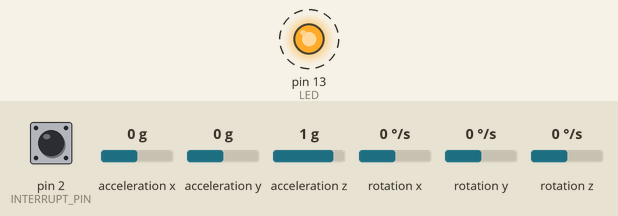
The sketch below on a simulated Arduino Uno, built with avr-gcc and run on an emulated ATmega328P. On the bench: output pins drawn as LEDs (lit = HIGH). Dashed ring = blinking. The inputs (shaded band) are chosen by the test bench; at power-on: pin 2 (INTERRUPT_PIN) LOW, acceleration x 0 g, acceleration y 0 g, acceleration z 1 g, rotation x 0 °/s, rotation y 0 °/s, rotation z 0 °/s. The sensor or clock chip raises its interrupt line as the real part does; what the sketch prints to the serial monitor is not drawn.

Above: at 0.57 s.
Timing chart, 0 to 3.5 s (numbered marks = the images above):
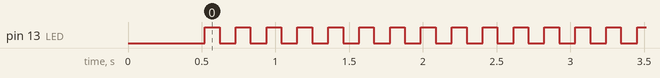

The sketch:

IMU_using_DMP.ino
```cpp
#include "I2Cdev.h"
#include "MPU6050_6Axis_MotionApps612.h"
#if I2CDEV_IMPLEMENTATION == I2CDEV_ARDUINO_WIRE
#include "Wire.h"
#endif
MPU6050 mpu;
#define OUTPUT_READABLE_YAWPITCHROLL
// #define OUTPUT_READABLE_REALACCEL
// #define OUTPUT_READABLE_WORLDACCEL
#define INTERRUPT_PIN 2  // use pin 2 on Arduino Uno & most boards
#define LED 13
// MPU control/status vars
bool dmpReady = false;  // set true if DMP init was successful
uint8_t mpuIntStatus;   // holds actual interrupt status byte from MPU
uint8_t devStatus;      // return status after each device operation (0 = success, !0 = error)
uint16_t packetSize;    // expected DMP packet size (default is 42 bytes)
uint16_t fifoCount;     // count of all bytes currently in FIFO
uint8_t fifoBuffer[64]; // FIFO storage buffer
// orientation/motion vars
Quaternion q;           // [w, x, y, z]         quaternion container
VectorInt16 aa;         // [x, y, z]            accel sensor measurements
VectorInt16 gy;         // [x, y, z]            gyro sensor measurements
VectorInt16 aaReal;     // [x, y, z]            gravity-free accel sensor measurements
VectorInt16 aaWorld;    // [x, y, z]            world-frame accel sensor measurements
VectorFloat gravity;    // [x, y, z]            gravity vector
float ypr[3];           // [yaw, pitch, roll]   yaw/pitch/roll container and gravity vector
double offset_yaw = 0;double offset_pitch = 0;double offset_roll = 0;
// ================================================================
// ===               INTERRUPT DETECTION ROUTINE                ===
// ================================================================
volatile bool mpuInterrupt = false;     // indicates whether MPU interrupt pin has gone high
void dmpDataReady() {
  mpuInterrupt = true;
}
// ================================================================
// ===                      INITIAL SETUP                       ===
// ================================================================
void setup() {
    pinMode(LED, OUTPUT);
  // join I2C bus (I2Cdev library doesn't do this automatically)
  #if I2CDEV_IMPLEMENTATION == I2CDEV_ARDUINO_WIRE
    Wire.begin();
    Wire.setClock(400000); // 400kHz I2C clock. Comment this line if having compilation difficulties
  #elif I2CDEV_IMPLEMENTATION == I2CDEV_BUILTIN_FASTWIRE
    Fastwire::setup(400, true);
  #endif
  // initialize serial communication
   Serial.begin(115200);
  while (!Serial); // wait for Leonardo enumeration, others continue immediately
  // initialize device
  Serial.println(F("Initializing I2C devices..."));
  mpu.initialize();
  pinMode(INTERRUPT_PIN, INPUT);
  // verify connection
  Serial.println(F("Testing device connections..."));
  Serial.println(mpu.testConnection() ? F("MPU6050 connection successful") : F("MPU6050 connection failed"));
  // wait for ready
  // Serial.println(F("\nSend any character to begin DMP programming and demo: "));
  while (Serial.available() && Serial.read()); // empty buffer
  // while (!Serial.available());                 // wait for data
  // while (Serial.available() && Serial.read()); // empty buffer again

  // load and configure the DMP
  Serial.println(F("Initializing DMP..."));
  devStatus = mpu.dmpInitialize();
  // make sure it worked (returns 0 if so)
  if (devStatus == 0) {
    // Calibration Time: generate offsets and calibrate our MPU6050
    mpu.CalibrateAccel(15);
    mpu.CalibrateGyro(15);
    Serial.println();
    mpu.PrintActiveOffsets();
    // turn on the DMP, now that it's ready
    Serial.println(F("Enabling DMP..."));
    mpu.setDMPEnabled(true);

    // enable Arduino interrupt detection
    Serial.print(F("Enabling interrupt detection (Arduino external interrupt "));
    Serial.print(digitalPinToInterrupt(INTERRUPT_PIN));
    Serial.println(F(")..."));
    attachInterrupt(digitalPinToInterrupt(INTERRUPT_PIN), dmpDataReady, RISING);
    Serial.println(mpuInterrupt);
    mpuIntStatus = mpu.getIntStatus();
    // set our DMP Ready flag so the main loop() function knows it's okay to use it
    Serial.println(F("DMP ready! Waiting for first interrupt..."));
    dmpReady = true;
    // get expected DMP packet size for later comparison
    packetSize = mpu.dmpGetFIFOPacketSize();
  } else {
    // ERROR!
    // 1 = initial memory load failed
    // 2 = DMP configuration updates failed
    // (if it's going to break, usually the code will be 1)
    Serial.print(F("DMP Initialization failed (code "));
    Serial.print(devStatus);
    Serial.println(F(")"));
  }
  //Check FullScaleRange
    Serial.print("GyroRange:");
    Serial.print(mpu.getFullScaleGyroRange());
    // 0 = +/- 250 degrees/sec
    // 1 = +/- 500 degrees/sec
    // 2 = +/- 1000 degrees/sec
    // 3 = +/- 2000 degrees/sec *
    Serial.print("\tAccelRange:");
    Serial.print(mpu.getFullScaleAccelRange());
    // 0 = +/- 2g *
    // 1 = +/- 4g
    // 2 = +/- 8g
    // 3 = +/- 16g
}
// ================================================================
// ===                    MAIN PROGRAM LOOP                     ===
// ================================================================
void loop() {
    // if programming failed, don't try to do anything
    if (!dmpReady) return;
    // read a packet from FIFO
    if (mpu.dmpGetCurrentFIFOPacket(fifoBuffer)) { // Get the Latest packet
    #ifdef OUTPUT_READABLE_YAWPITCHROLL
      // display Euler angles in degrees (-180° ~ 180°)
      mpu.dmpGetQuaternion(&q, fifoBuffer);
      mpu.dmpGetGravity(&gravity, &q);
      mpu.dmpGetYawPitchRoll(ypr, &q, &gravity);
      mpu.dmpGetAccel(&aa, fifoBuffer);
      mpu.dmpGetGyro(&gy, fifoBuffer);

      // For SerialPlot
      Serial.println("yaw:");
      Serial.println(ypr[0] * 180 / M_PI + offset_yaw);
      // Serial.print(",");
      // Serial.print(ypr[1] * 180 / M_PI + offset_pitch);
      // Serial.print(",");
      // Serial.print(ypr[2] * 180 / M_PI + offset_roll);
      // Serial.print(",");
      // Serial.print((aa.x) / 65536.0 * 4.0);
      // Serial.print(",");
      // Serial.print((aa.y) / 65536.0 * 4.0);
      // Serial.print(",");
      // Serial.print((aa.z) / 65536.0 * 4.0);
      // Serial.print(",");
      // Serial.print((gy.x) / 65536.0 * 4000.0);
      // Serial.print(",");
      // Serial.print((gy.y) / 65536.0 * 4000.0);
      // Serial.print(",");
      // Serial.println((gy.z) / 65536.0 * 4000.0);

      // For Serial monitor
      // Serial.print("yaw : ");
      // Serial.print(ypr[0] * 180 / M_PI + offset_yaw);
      // Serial.print("[°]  ");
      // Serial.print("pitch : ");
      // Serial.print(ypr[1] * 180 / M_PI + offset_pitch);
      // Serial.print("[°]  ");
      // Serial.print("roll : ");
      // Serial.print(ypr[2] * 180 / M_PI + offset_roll);
      // Serial.print("[°]  ");
      // Serial.print("Accel X : ");
      // Serial.print((aa.x) / 65536.0 * 4.0);
      // Serial.print("[g]  ");
      // Serial.print("Accel Y : ");
      // Serial.print((aa.y) / 65536.0 * 4.0);
      // Serial.print("[g]  ");
      // Serial.print("Accel Z : ");
      // Serial.print((aa.z) / 65536.0 * 4.0);
      // Serial.print("[g]  ");
      // Serial.print("Gyro X : ");
      // Serial.print((gy.x) / 65536.0 * 4000.0);
      // Serial.print("[dps]  ");
      // Serial.print("Gyro Y : ");
      // Serial.print((gy.y) / 65536.0 * 4000.0);
      // Serial.print("[dps]  ");
      // Serial.print("Gyro Z : ");
      // Serial.print((gy.z) / 65536.0 * 4000.0);
      // Serial.print("[dps]  ");
      Serial.println();
      //delay(100);
    #endif

    #ifdef OUTPUT_READABLE_REALACCEL
    // display real acceleration, adjusted to remove gravity
    mpu.dmpGetQuaternion(&q, fifoBuffer);
    mpu.dmpGetAccel(&aa, fifoBuffer);
    mpu.dmpGetGravity(&gravity, &q);
    mpu.dmpGetLinearAccel(&aaReal, &aa, &gravity);
    Serial.print("areal\t");
    Serial.print(aaReal.x);
    Serial.print("\t");
    Serial.print(aaReal.y);
    Serial.print("\t");
    Serial.println(aaReal.z);
    #endif

    #ifdef OUTPUT_READABLE_WORLDACCEL
    // display initial world-frame acceleration, adjusted to remove gravity
    // and rotated based on known orientation from quaternion
    mpu.dmpGetQuaternion(&q, fifoBuffer);
    mpu.dmpGetAccel(&aa, fifoBuffer);
    mpu.dmpGetGravity(&gravity, &q);
    mpu.dmpGetLinearAccel(&aaReal, &aa, &gravity);
    mpu.dmpGetLinearAccelInWorld(&aaWorld, &aaReal, &q);
    Serial.print("aworld\t");
    Serial.print(aaWorld.x);
    Serial.print("\t");
    Serial.print(aaWorld.y);
    Serial.print("\t");
    Serial.println(aaWorld.z);
    #endif

  }
  digitalWrite(LED, HIGH);  // turn the LED on (HIGH is the voltage level)
  delay(100);                      // wait for a second
  digitalWrite(LED, LOW);   // turn the LED off by making the voltage LOW
  delay(100);
}
```

Measured:
- by itself, pin 13 (LED): alternates HIGH for 0.10 s and LOW for 0.11 s
